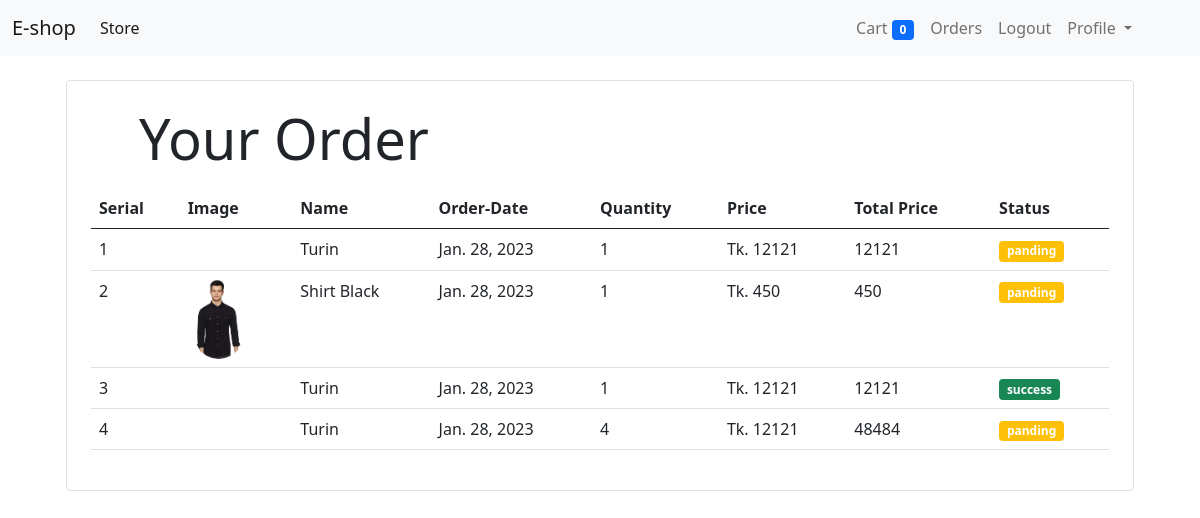
/order/ (signed in), run on the app's committed database.
### store/models/orders.py (models this page shows)
class Order(models.Model):
    product=models.ForeignKey(Product,on_delete=models.CASCADE)
    customer = models.ForeignKey(Customer,on_delete=models.CASCADE)
    quantity=models.IntegerField(default=1)
    price=models.IntegerField()
    address=models.CharField(max_length=50,blank=True,null=True)
    phone=models.CharField(max_length=50,blank=True,null=True)
    date=models.DateField(default=datetime.datetime.today)
    status=models.BooleanField(default=False,null=True,blank=True)
    @staticmethod
    def get_order_by_customer(customer_id):
        return Order.objects.filter(customer=customer_id).order_by('date')

### store/models/product.py (models this page shows, shortened)
class Product(models.Model):
    name=models.CharField(max_length=100)
    price=models.IntegerField(default=0)
    catagory=models.ForeignKey(Category,on_delete=models.CASCADE,default=1)
    description=models.CharField(max_length=200,default="",null=True,blank=True)
    image=models.ImageField(upload_to='uploads/products/')
    def __str__(self):
        return str(self.name)

### store/views/order_view.py (the view)
# urls.py: path("order/",OrderView.as_view(),name="order"),
class OrderView(View):
    @method_decorator(Auth_middleware)
    def get(self,request):
        customer=request.session.get("customer_id")
        orders=Order.get_order_by_customer(customer)
        print(orders)
        orders=orders.reverse()
        print(orders)
        return render(request,"store/orders.html",{"products":orders})

### store/templatetags/cart.py (called while the page is built)
@register.filter(name="TotalOrderPrice")
def TotalOrderPrice(price,quantity):
    return price*quantity

### store/templatetags/custom_filter.py (called while the page is built)
@register.filter(name='currency')
def currency(number):
    return "Tk. "+str(number)

### templates/store/orders.html (shortened to what this page needs)
{% extends "base.html" %}
{% load cart %}
{% load custom_filter %}
{% block content %}
<div class="container">
    <div class="border rounded p-4 m-4">
        <p class="display-4 ps-4 ms-4">Your Order</p>
        <table class="table">
            <thead>
                <tr>
                    <th>Serial</th>
                    <th>Image</th>
                    <th>Name</th>
                    <th>Order-Date</th>
                    <th>Quantity</th>
                    <th>Price</th>
                    <th>Total Price</th>
                    <th>Status</th>
                </tr>
            </thead>
            <tbody>
                {% for product in products %}
                <tr>
                    <td scope="row">{{forloop.counter}}</td>
                    <td > <img class="rounded-circle" src="{{ product.product.image.url }}" style="height: 80px;" alt=""></td>
                    <td>{{product.product}}</td>
                    <td>{{product.date}}</td>
                    <td>{{product.quantity}}</td>
                    <td>{{product.price|currency}}</td>
                    <td>{{ product.product.price|TotalOrderPrice:product.quantity}}</td>
                    {% if product.status %}
                    <td> <small class="badge bg-success text-wrap">success</small></td>
                    {% else %}
                    <td><small  class="badge bg-warning text-wrap">panding</small></td>
                    {% endif %}
                </tr>
                {% endfor %}
            </tbody>
        </table>
    </div>
</div>
{% endblock content %}

### data on the page
Order: product "Turin", date "Jan. 28, 2023", quantity "1", price "Tk. 12121", product.price|TotalOrderPrice "12121", status "panding"
Order: product.image (picture), product "Shirt Black", date "Jan. 28, 2023", quantity "1", price "Tk. 450", product.price|TotalOrderPrice "450", status "panding"
Order: product "Turin", date "Jan. 28, 2023", quantity "1", price "Tk. 12121", product.price|TotalOrderPrice "12121", status "success"
Order: product "Turin", date "Jan. 28, 2023", quantity "4", price "Tk. 12121", product.price|TotalOrderPrice "48484", status "panding"

### other printed values
{{ request.session.cart.keys|length }} "0"
